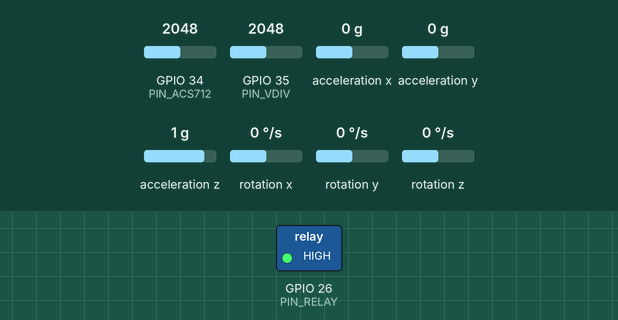
Simulated run of this sketch. Board: ESP32. Parts: switched loads named in the sketch (green lamp = pin HIGH). Wiring (inferred from the names in the program): MPU-6050 motion sensor at I2C address 0x68. Inputs (shaded band) come from the test bench; at power-on: GPIO 34 (PIN_ACS712) = 2048, GPIO 35 (PIN_VDIV) = 2048, acceleration x 0 g, acceleration y 0 g, acceleration z 1 g, rotation x 0 °/s, rotation y 0 °/s, rotation z 0 °/s (analog values on the 0–4095 scale). WiFi joins after 1.5 s; servers stay silent unless stated; the local clock reads 2024-03-15 10:24:30 at power-on unless the sketch sets it; no MQTT or app messages arrive unless stated; what the sketch prints to the serial monitor is not drawn.

Above: at 0.6 s.
At 5.2 s:
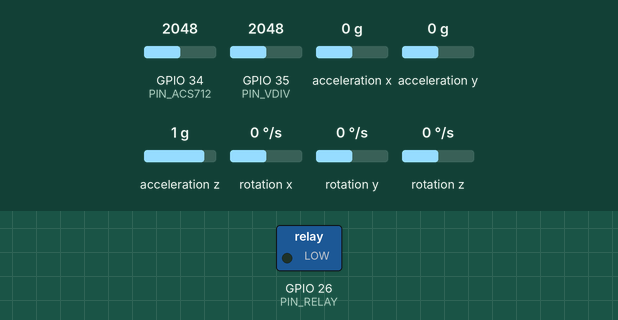
5.3 s: GPIO 34 (PIN_ACS712) set to 2129
8.3 s: GPIO 34 (PIN_ACS712) set to 849
9.8 s: GPIO 34 (PIN_ACS712) set to 737
Timing chart, 0 to 12.8 s (numbered marks = the images above; inputs shaded):
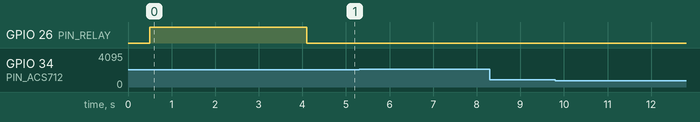

The sketch:

esp32_motor_node.ino
```cpp
// ESP32 DC-motor telemetry node for this repo's MQTT ingestion pipeline.
// Publishes required fields:
//   motor_id, rpm, vibration_hz, current_amp, temperature_c, power_factor
// Topic must match backend env MQTT_TOPIC (default: edge_ai/motor_efficiency)
//
// Libraries (Arduino IDE -> Library Manager):
//   - PubSubClient (by Nick O'Leary)
//
// MPU6050 is accessed via raw I2C reads (no extra library required).

#include <WiFi.h>
#include <PubSubClient.h>
#include <Wire.h>

// -------------------- User config --------------------

// Wi-Fi
static const char* WIFI_SSID = "YOUR_WIFI_SSID";
static const char* WIFI_PASS = "YOUR_WIFI_PASSWORD";

// MQTT (use your PC/Laptop LAN IP running Mosquitto via docker compose)
static const char* MQTT_HOST = "192.168.1.10";
static const uint16_t MQTT_PORT = 1883;
static const char* MQTT_TOPIC = "edge_ai/motor_efficiency";

// Identity
static const char* MOTOR_ID = "ESP32-DC-01";

// Publish interval (ms)
static const uint32_t PUBLISH_EVERY_MS = 2000;

// Pins (ESP32 DevKit)
static const int PIN_ACS712 = 34;       // ADC input for ACS712 Vout (must be <= 3.3V)
static const int PIN_VDIV = 35;         // ADC input for voltage divider (must be <= 3.3V)

// Relay control (SRD-05VDC-SL-C via relay MODULE or transistor driver)
// Relay is for ON/OFF only (do not PWM a relay).
static const bool RELAY_ENABLED = true;
static const int PIN_RELAY = 26;
static const bool RELAY_ACTIVE_LOW = true; // many relay modules are active-low
static const bool STOP_MOTOR_ON_EMPTY_RUN = false; // set true to cut motor power when empty-run is detected

// Optional: motor PWM (for demo RPM estimation). If you don't control the motor with ESP32,
// set PWM_ENABLED=false and RPM will be a fixed constant.
static const bool PWM_ENABLED = false;
static const int PIN_PWM = 25;
static const int PWM_CHANNEL = 0;
static const int PWM_FREQ_HZ = 20000;
static const int PWM_RES_BITS = 10;
static const float RPM_AT_FULL_DUTY = 6000.0f;
static const float RPM_WHEN_NOT_CONTROLLED = 3000.0f;

// ACS712 calibration
// 20A modules are often ~100mV/A (0.1 V/A) *at sensor output*.
// If you added a divider between ACS712 Vout and ESP32 ADC, you must include its scale.
static const float ACS_SENS_V_PER_A = 0.100f; // adjust after calibration
static const float ACS_VOUT_TO_ADC_SCALE = 1.0f; // 1.0 if direct; >1 if you divided down (e.g. divider 0.66 => scale ~1/0.66 = 1.515)

// Voltage divider calibration: Vmotor = Vadc * VDIV_SCALE
// Example: if divider is (Rtop + Rbottom) / Rbottom
static const float VDIV_SCALE = 4.0f; // adjust to your resistor values

// Empty-run heuristic (demo): below this current while RPM is high
static const float EMPTY_RUN_CURRENT_A = 0.25f;

// MPU6050
static const uint8_t MPU_ADDR = 0x68;

// -------------------- Internals --------------------

WiFiClient wifiClient;
PubSubClient mqttClient(wifiClient);

static float acsOffsetV = 1.65f; // learned at startup
static uint32_t lastPublishMs = 0;
static uint16_t pwmDuty = 0; // 0..(2^PWM_RES_BITS - 1)
static bool motorEnabled = true;

// -------------------- Helpers --------------------

static float adcToVolts(uint16_t raw) {
  // Default Arduino-ESP32 analogRead is 12-bit (0..4095) unless changed.
  return (raw / 4095.0f) * 3.3f;
}

static void i2cWriteByte(uint8_t addr, uint8_t reg, uint8_t value) {
  Wire.beginTransmission(addr);
  Wire.write(reg);
  Wire.write(value);
  Wire.endTransmission(true);
}

static void i2cReadBytes(uint8_t addr, uint8_t reg, uint8_t* buf, size_t len) {
  Wire.beginTransmission(addr);
  Wire.write(reg);
  Wire.endTransmission(false);
  Wire.requestFrom((int)addr, (int)len, (int)true);
  for (size_t i = 0; i < len && Wire.available(); i++) {
    buf[i] = (uint8_t)Wire.read();
  }
}

static void mpuInit() {
  // Wake up device
  i2cWriteByte(MPU_ADDR, 0x6B, 0x00);
  // Accel config: +/- 2g (default)
  i2cWriteByte(MPU_ADDR, 0x1C, 0x00);
  // Gyro config: +/- 250 deg/s (default)
  i2cWriteByte(MPU_ADDR, 0x1B, 0x00);
}

static void mpuRead(float& ax_g, float& ay_g, float& az_g, float& temp_c) {
  uint8_t data[14] = {0};
  i2cReadBytes(MPU_ADDR, 0x3B, data, 14);

  int16_t ax = (int16_t)((data[0] << 8) | data[1]);
  int16_t ay = (int16_t)((data[2] << 8) | data[3]);
  int16_t az = (int16_t)((data[4] << 8) | data[5]);
  int16_t t = (int16_t)((data[6] << 8) | data[7]);

  // For +/-2g: 16384 LSB/g
  ax_g = ax / 16384.0f;
  ay_g = ay / 16384.0f;
  az_g = az / 16384.0f;

  // MPU6050 temperature formula (datasheet): Temp(C) = t/340 + 36.53
  temp_c = (t / 340.0f) + 36.53f;
}

static float readCurrentRmsA(uint16_t samples, uint16_t sampleDelayUs) {
  // Compute RMS of centered voltage, convert using sensitivity.
  // Works as a stable “magnitude” even with PWM ripple.
  double sumSq = 0.0;
  for (uint16_t i = 0; i < samples; i++) {
    uint16_t raw = analogRead(PIN_ACS712);
    float vAdc = adcToVolts(raw);
    float vAtSensor = vAdc * ACS_VOUT_TO_ADC_SCALE;
    float centered = vAtSensor - acsOffsetV;
    sumSq += (double)centered * (double)centered;
    delayMicroseconds(sampleDelayUs);
  }

  float vRms = sqrt(sumSq / samples);
  float iRms = vRms / ACS_SENS_V_PER_A;
  if (!isfinite(iRms) || iRms < 0) return 0.0f;
  return iRms;
}

static float readMotorVoltageV(uint16_t samples) {
  // Averaged ADC reading of divider output.
  double sum = 0.0;
  for (uint16_t i = 0; i < samples; i++) {
    uint16_t raw = analogRead(PIN_VDIV);
    sum += raw;
    delay(1);
  }
  float avgRaw = (float)(sum / samples);
  float vAdc = adcToVolts((uint16_t)avgRaw);
  return vAdc * VDIV_SCALE;
}

static float estimateRpm() {
  if (!PWM_ENABLED) {
    return RPM_WHEN_NOT_CONTROLLED;
  }
  const float maxDuty = (float)((1 << PWM_RES_BITS) - 1);
  float duty01 = pwmDuty / maxDuty;
  float rpm = duty01 * RPM_AT_FULL_DUTY;
  if (rpm < 0) rpm = 0;
  return rpm;
}

static float estimateVibrationHz(float seconds) {
  // Very lightweight “vibration frequency-ish” estimate:
  // - read accel magnitude at ~200 Hz
  // - high-pass filter (IIR) and count sign changes
  const uint16_t fs = 200;
  const uint16_t n = (uint16_t)(fs * seconds);

  float prevMag = 0.0f;
  float hp = 0.0f;
  const float alpha = 0.95f;

  int signPrev = 0;
  uint32_t signChanges = 0;

  for (uint16_t i = 0; i < n; i++) {
    float ax, ay, az, tempC;
    mpuRead(ax, ay, az, tempC);

    float mag = sqrtf(ax * ax + ay * ay + az * az);

    // simple high-pass
    hp = alpha * (hp + mag - prevMag);
    prevMag = mag;

    int signNow = (hp > 0.0f) ? 1 : (hp < 0.0f ? -1 : 0);
    if (signPrev != 0 && signNow != 0 && signNow != signPrev) {
      signChanges++;
    }
    if (signNow != 0) signPrev = signNow;

    delay(1000 / fs);
  }

  // Each full cycle has ~2 sign changes.
  float hz = (signChanges / 2.0f) / seconds;
  if (!isfinite(hz) || hz < 0) hz = 0;
  if (hz > 200) hz = 200;
  return hz;
}

static void wifiConnect() {
  WiFi.mode(WIFI_STA);
  WiFi.begin(WIFI_SSID, WIFI_PASS);

  Serial.print("WiFi connecting");
  while (WiFi.status() != WL_CONNECTED) {
    delay(500);
    Serial.print(".");
  }
  Serial.println();
  Serial.print("WiFi connected, IP: ");
  Serial.println(WiFi.localIP());
}

static void mqttConnect() {
  mqttClient.setServer(MQTT_HOST, MQTT_PORT);

  Serial.print("MQTT connecting");
  while (!mqttClient.connected()) {
    String clientId = String("esp32-") + MOTOR_ID;
    if (mqttClient.connect(clientId.c_str())) {
      break;
    }
    Serial.print(".");
    delay(1000);
  }
  Serial.println();
  Serial.println("MQTT connected");
}

static void calibrateAcsOffset() {
  // Assume motor is OFF and current is ~0A during this.
  const uint16_t n = 400;
  double sum = 0.0;
  for (uint16_t i = 0; i < n; i++) {
    uint16_t raw = analogRead(PIN_ACS712);
    float vAdc = adcToVolts(raw);
    float vAtSensor = vAdc * ACS_VOUT_TO_ADC_SCALE;
    sum += vAtSensor;
    delay(5);
  }
  acsOffsetV = (float)(sum / n);
  Serial.print("ACS712 offset V = ");
  Serial.println(acsOffsetV, 4);
}

static void publishTelemetry() {
  // Current RMS
  float currentA = readCurrentRmsA(250, 200); // ~50ms window @ 5kHz-ish

  // Motor voltage (optional; not required by backend)
  float motorV = readMotorVoltageV(20);

  // MPU
  float ax, ay, az, tempC;
  mpuRead(ax, ay, az, tempC);
  float vibHz = estimateVibrationHz(0.5f);

  // Demo RPM estimate
  float rpm = estimateRpm();

  // For DC demo: use 1.0
  float powerFactor = 1.0f;

  // Demo empty-run logic: low current while spinning
  bool emptyRun = (rpm > 500.0f) && (currentA < EMPTY_RUN_CURRENT_A);
  int alertCode = emptyRun ? 1 : 0;
  const char* status = emptyRun ? "EMPTY RUN DETECTED" : "HEALTHY";
  const char* state = emptyRun ? "EMPTY_RUN" : "NORMAL";

  if (RELAY_ENABLED && STOP_MOTOR_ON_EMPTY_RUN) {
    motorEnabled = !emptyRun;
  }

  // Timestamp in seconds (matches Python publisher style)
  float ts = (float)time(nullptr);
  if (ts < 100000.0f) {
    // If time isn't set, use millis-based seconds (backend will accept)
    ts = millis() / 1000.0f;
  }

  char payload[512];
  snprintf(
    payload,
    sizeof(payload),
    "{\"timestamp\":%.3f,\"motor_id\":\"%s\",\"rpm\":%.2f,\"vibration_hz\":%.2f,\"current_amp\":%.3f,\"temperature_c\":%.2f,\"power_factor\":%.3f,\"status\":\"%s\",\"state\":\"%s\",\"alert_code\":%d,\"motor_voltage_v\":%.2f}",
    ts,
    MOTOR_ID,
    rpm,
    vibHz,
    currentA,
    tempC,
    powerFactor,
    status,
    state,
    alertCode,
    motorV
  );

  bool ok = mqttClient.publish(MQTT_TOPIC, payload);

  Serial.print(ok ? "Published: " : "Publish failed: ");
  Serial.println(payload);
}

static void setRelay(bool on) {
  if (!RELAY_ENABLED) return;
  // Convert logical ON/OFF to the electrical level the module expects.
  // active-low: LOW=ON, HIGH=OFF
  bool pinLevel = RELAY_ACTIVE_LOW ? !on : on;
  digitalWrite(PIN_RELAY, pinLevel ? HIGH : LOW);
}

void setup() {
  Serial.begin(115200);
  delay(500);

  // ADC setup
  analogReadResolution(12);
  analogSetAttenuation(ADC_11db); // widest input range

  // I2C
  Wire.begin(21, 22);
  mpuInit();

  if (RELAY_ENABLED) {
    pinMode(PIN_RELAY, OUTPUT);
    // default OFF during boot for safety
    setRelay(false);
  }

  if (PWM_ENABLED) {
    ledcSetup(PWM_CHANNEL, PWM_FREQ_HZ, PWM_RES_BITS);
    ledcAttachPin(PIN_PWM, PWM_CHANNEL);
    pwmDuty = (1 << (PWM_RES_BITS - 1));
    ledcWrite(PWM_CHANNEL, pwmDuty);
  }

  wifiConnect();
  mqttConnect();

  calibrateAcsOffset();

  // Turn motor ON after startup if desired
  setRelay(motorEnabled);

  lastPublishMs = millis();
}

void loop() {
  if (!mqttClient.connected()) {
    mqttConnect();
  }
  mqttClient.loop();

  uint32_t now = millis();
  if (now - lastPublishMs >= PUBLISH_EVERY_MS) {
    lastPublishMs = now;

    // Keep relay state updated
    setRelay(motorEnabled);

    publishTelemetry();
  }
}
```

Measured:
- after the input at 5.3 s, every drawn part: stays the same
- after the input at 8.3 s, every drawn part: stays the same
- after the input at 9.8 s, every drawn part: stays the same
